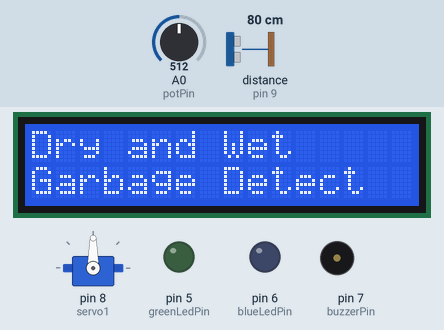
A sketch run on a simulated Arduino Uno, built with avr-gcc and run on an emulated ATmega328P. Shown: servo, 16×2 character LCD, output pins drawn as LEDs (lit = HIGH), buzzer (waves = sounding, pin HIGH). Wiring (inferred from the names in the program): ultrasonic range finder: trigger pin 10; echo pin 9. The test bench sets the inputs (shaded band); at power-on: distance to the obstacle (sensor on pin 9) 80 cm, A0 (potPin) = 512. The echo pulse lasts 58.3 µs per cm; pins used as bus, display or sensor lines are not drawn; what the sketch prints to the serial monitor is not drawn.

Above: at 3.2 s.
3.3 s: distance to the obstacle (sensor on pin 9) set to 17 cm
6.4 s: distance to the obstacle (sensor on pin 9) set to 14 cm
At 9.0 s:
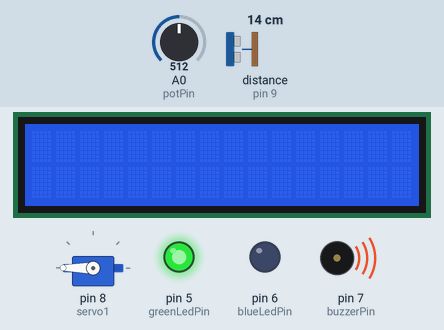
At 10.5 s:
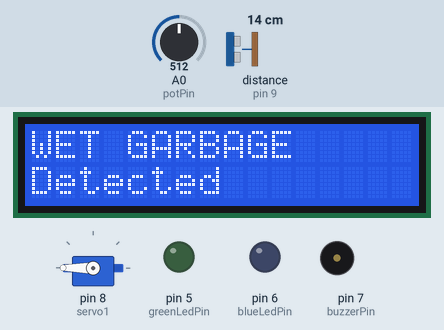
Timing chart, 0 to 13.1 s (numbered marks = the images above; inputs shaded):
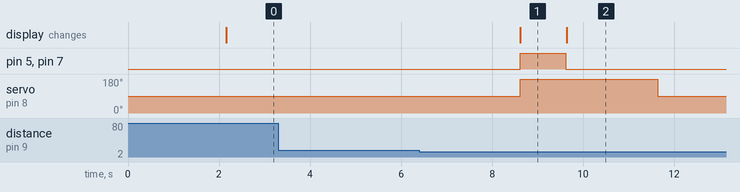

Measured:
- the behaviour switches between 16 and 15 cm on distance to the obstacle (sensor on pin 9) (found by bisection; images 0 and 1)
- after the input at 3.3 s, every drawn part: stays the same
- after the input at 6.4 s, pin 5 (greenLedPin), pin 7 (buzzerPin): LOW → HIGH after 2.2 s, → LOW 1.0 s later; servo on pin 8 (servo1): 90° → 180° after 2.2 s, → 90° 3.0 s later; the display: changes after 2.2 s (image 1)
- what the display in image 1 shows lasts 1.0 s, from 8.6 s to 9.6 s

The sketch:

final_code_dr_wet_garbage_seperators.ino
```cpp
#include <LiquidCrystal_I2C.h>

#include <Servo.h>
#include <Wire.h>


Servo servo1;
const int trigPin = 10;
const int echoPin = 9;
const int blueLedPin = 6;
const int greenLedPin = 5;
const int buzzerPin = 7;
long duration;
int distance = 0;
int potPin = A0;
int soil = 0;
int fsoil = 0;

// Create LCD object with I2C address 0x27 (adjust if necessary)
LiquidCrystal_I2C lcd(0x27, 16, 2);  // 16x2 LCD display with I2C interface

void setup() {
  Serial.begin(9600);
  pinMode(trigPin, OUTPUT);
  pinMode(echoPin, INPUT);
  pinMode(blueLedPin, OUTPUT);
  pinMode(greenLedPin, OUTPUT);
  pinMode(buzzerPin, OUTPUT);
  servo1.attach(8);

  // Initialize LCD
  lcd.begin();
  lcd.backlight();

  // Display a startup message
  lcd.setCursor(0, 0);
  lcd.print("Dry and Wet Garbage");
  lcd.setCursor(0, 1);
  lcd.print("Detection System");
  delay(2000); // Wait for 2 seconds
}

void loop() {
  distance = 0;
  fsoil = 0;

  // Measure distance using ultrasonic sensor
  for (int i = 0; i < 2; i++) {
    digitalWrite(trigPin, LOW);
    delayMicroseconds(7);
    digitalWrite(trigPin, HIGH);
    delayMicroseconds(10);
    digitalWrite(trigPin, LOW);
    delayMicroseconds(10);
    duration = pulseIn(echoPin, HIGH);
    distance += duration * 0.034 / 2;
    delay(10);
  }

  distance = distance / 2;
  // Send properly formatted output for plotting
  Serial.print("Distance");
  Serial.print("\t");
  Serial.print(distance);
  Serial.print("\t");
  Serial.print("SoilMoisture");
  Serial.print("\t");
  Serial.println(fsoil);

  // Check if the distance is in range (between 1 cm and 15 cm)
  if (distance < 15 && distance > 1) {
    delay(1000);
    // Measure soil moisture
    for (int i = 0; i < 3; i++) {
      soil = analogRead(potPin);
      soil = constrain(soil, 485, 1023);
      fsoil += map(soil, 485, 1023, 100, 0);
      delay(75);
    }
    fsoil = fsoil / 3;
    Serial.print("Soil Moisture: ");
    Serial.print(fsoil);
    Serial.println("%");

    // LCD output based on garbage detection
    lcd.clear();
    if (fsoil > 3) {
      Serial.print("WET GARBAGE ");
      servo1.write(180);
      digitalWrite(greenLedPin, HIGH);
      digitalWrite(buzzerPin, HIGH);
      delay(1000);
      digitalWrite(greenLedPin, LOW);
      digitalWrite(buzzerPin, LOW);

      // Display on LCD
      lcd.setCursor(0, 0);
      lcd.print("WET GARBAGE");
      lcd.setCursor(0, 1);
      lcd.print("Detected");
      delay(2000); // Display for 2 seconds
    }
    else {
      Serial.print("DRY GARBAGE");
      servo1.write(0);
      digitalWrite(blueLedPin, HIGH);
      digitalWrite(buzzerPin, HIGH);
      delay(1000);
      digitalWrite(blueLedPin, LOW);
      digitalWrite(buzzerPin, LOW);

      // Display on LCD
      lcd.setCursor(0, 0);
      lcd.print("DRY GARBAGE");
      lcd.setCursor(0, 1);
      lcd.print("Detected");
      delay(2000); // Display for 2 seconds
    }

    // Reset servo to neutral position after actions
    servo1.write(90);

    // Add a 10-second delay before measuring distance again
    delay(10000);  // Wait for 10 seconds before measuring distance again
  } else {
    // If the distance is not in range, keep sensors relaxed
    // Serial.println("Distance is not in range (1-15 cm), Servo and sensors relaxed.");
    servo1.write(90);
    digitalWrite(blueLedPin, LOW);
    digitalWrite(greenLedPin, LOW);
    digitalWrite(buzzerPin, LOW);

    // Display default message
    lcd.clear();
    lcd.setCursor(0, 0);
    lcd.print("Dry and Wet");
    lcd.setCursor(0, 1);
    lcd.print("Garbage Detect");
    delay(1000);
  }

  distance = 0;
  fsoil = 0;
}
```
